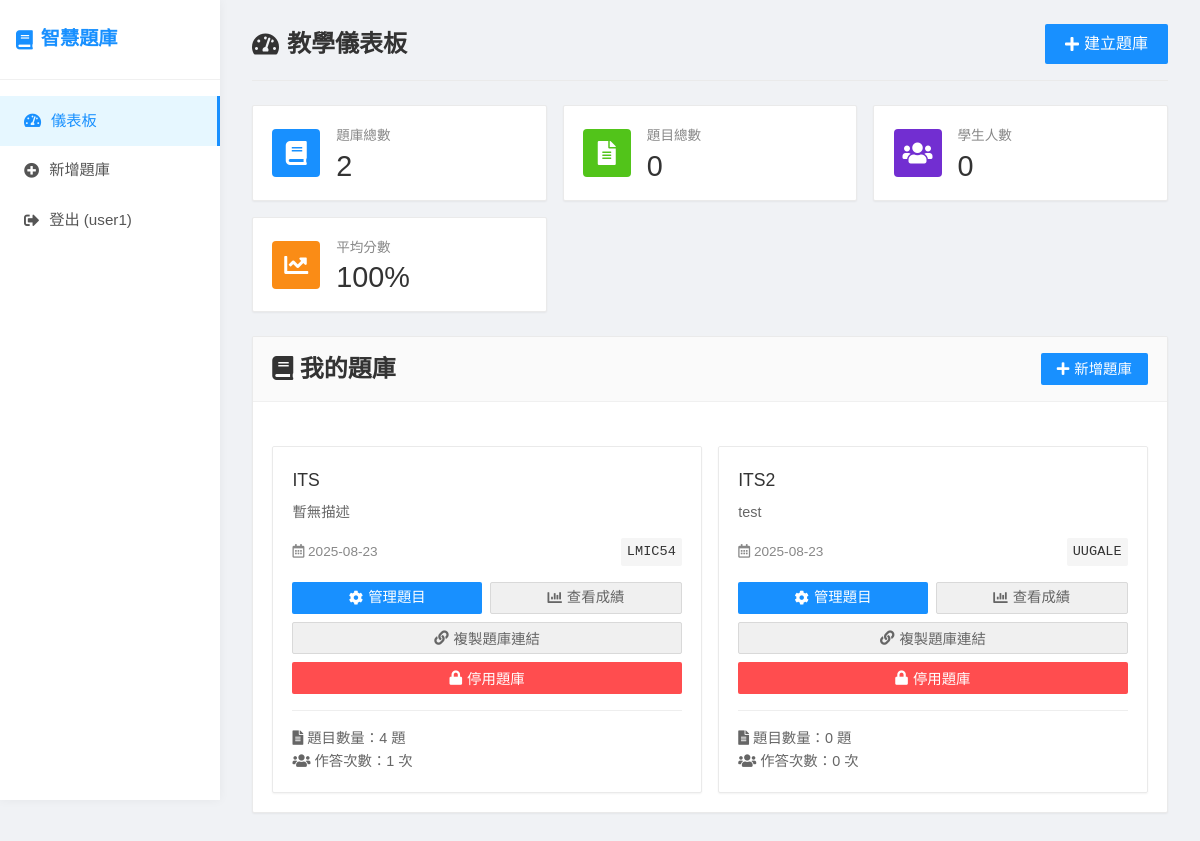
/teacher-dashboard (signed in), run on the app's committed database.
### app.py (models this page shows)
class User(UserMixin, db.Model):
    id = db.Column(db.Integer, primary_key=True)
    username = db.Column(db.String(80), unique=True, nullable=False)
    email = db.Column(db.String(120), unique=True, nullable=False)
    password_hash = db.Column(db.String(120), nullable=False)
    is_teacher = db.Column(db.Boolean, default=True)
    created_at = db.Column(db.DateTime, default=datetime.utcnow)
    quiz_banks = db.relationship('QuizBank', backref='owner', lazy=True)

class QuizBank(db.Model):
    id = db.Column(db.Integer, primary_key=True)
    title = db.Column(db.String(200), nullable=False)
    description = db.Column(db.Text)
    access_code = db.Column(db.String(10), unique=True, nullable=False)
    is_active = db.Column(db.Boolean, default=True)
    created_at = db.Column(db.DateTime, default=datetime.utcnow)
    teacher_id = db.Column(db.Integer, db.ForeignKey('user.id'), nullable=False)
    questions = db.relationship('Question', backref='quiz_bank', lazy=True, cascade='all, delete-orphan')
    submissions = db.relationship('Submission', backref='quiz_bank', lazy=True)

### app.py (the view)
@app.route('/teacher-dashboard')
@login_required
def teacher_dashboard():
    quiz_banks = QuizBank.query.filter_by(teacher_id=current_user.id).all()
    return render_template('teacher_dashboard.html', quiz_banks=quiz_banks)

### app.py (called while the page is built)
@login_manager.user_loader
def load_user(user_id):
    return User.query.get(int(user_id))

### templates/teacher_dashboard.html (shortened to what this page needs)
{% extends "base.html" %}
{% block content %}
<div class="page-header">
    <h1><i class="fas fa-tachometer-alt"></i> 教學儀表板</h1>
    <a href="{{ url_for('create_quiz_bank') }}" class="btn btn-lg">
        <i class="fas fa-plus"></i> 建立題庫
    </a>
</div>
<div class="stats-cards">
    <div class="stat-card">
        <div class="stat-icon blue">
            <i class="fas fa-book"></i>
        </div>
        <div class="stat-content">
            <div class="stat-title">題庫總數</div>
            <div class="stat-value">{{ quiz_banks|length }}</div>
        </div>
    </div>
    <div class="stat-card">
        <div class="stat-icon green">
            <i class="fas fa-file-alt"></i>
        </div>
        <div class="stat-content">
            <div class="stat-title">題目總數</div>
            <div class="stat-value">{% set total_questions = 0 %}{% for bank in quiz_banks %}{% set total_questions = total_questions + bank.questions|length %}{% endfor %}{{ total_questions }}</div>
        </div>
    </div>
    <div class="stat-card">
        <div class="stat-icon purple">
            <i class="fas fa-users"></i>
        </div>
        <div class="stat-content">
            <div class="stat-title">學生人數</div>
            <div class="stat-value">{% set total_submissions = 0 %}{% for bank in quiz_banks %}{% set total_submissions = total_submissions + bank.submissions|length %}{% endfor %}{{ total_submissions }}</div>
        </div>
    </div>
    <div class="stat-card">
        <div class="stat-icon orange">
            <i class="fas fa-chart-line"></i>
        </div>
        <div class="stat-content">
            <div class="stat-title">平均分數</div>
            <div class="stat-value">100%</div>
        </div>
    </div>
</div>
<div class="card">
    <div class="card-header">
        <h2><i class="fas fa-book"></i> 我的題庫</h2>
        <a href="{{ url_for('create_quiz_bank') }}" class="btn">
            <i class="fas fa-plus"></i> 新增題庫
        </a>
    </div>
    <div class="card-body">
        {% if quiz_banks %}
            <div class="quiz-banks-grid">
                {% for quiz_bank in quiz_banks %}
                <div class="quiz-bank-card">
                    <div class="quiz-bank-title">{{ quiz_bank.title }}</div>
                    <div class="quiz-bank-description">
                        {{ quiz_bank.description if quiz_bank.description else '暫無描述' }}
                    </div>
                    <div class="quiz-bank-info">
                        <span><i class="far fa-calendar-alt"></i> {{ quiz_bank.created_at.strftime('%Y-%m-%d') }}</span>
                        <span class="access-code">{{ quiz_bank.access_code }}</span>
                    </div>
                    <div style="display: flex; gap: 0.5rem; margin-top: 1rem;">
                        <a href="{{ url_for('manage_quiz_bank', quiz_bank_id=quiz_bank.id) }}" class="btn" style="flex: 1; text-align: center;">
                            <i class="fas fa-cog"></i> 管理題目
                        </a>
                        <a href="{{ url_for('view_submissions_page', quiz_bank_id=quiz_bank.id) }}" class="btn btn-secondary" style="flex: 1; text-align: center;">
                            <i class="fas fa-chart-bar"></i> 查看成績
                        </a>
                    </div>
                    <div style="margin-top: 0.5rem;">
                        <button onclick="copyQuizLink('{{ quiz_bank.access_code }}')" class="btn btn-secondary" style="width: 100%;">
                            <i class="fas fa-link"></i> 複製題庫連結
                        </button>
                    </div>
                    <div style="margin-top: 0.5rem;">
                        <button onclick="toggleQuizBank({{ quiz_bank.id }}, {{ quiz_bank.is_active|lower }})"
                                class="btn {{ 'btn-danger' if quiz_bank.is_active else 'btn-success' }}"
                                style="width: 100%;">
                            <i class="fas fa-{{ 'lock' if quiz_bank.is_active else 'lock-open' }}"></i>
                            {{ '停用題庫' if quiz_bank.is_active else '啟用題庫' }}
                        </button>
                    </div>
                    <div style="margin-top: 1rem; padding-top: 1rem; border-top: 1px solid #eee; font-size: 0.9rem; color: #666;">
                        <div><i class="fas fa-file-alt"></i> 題目數量：{{ quiz_bank.questions|length }} 題</div>
                        <div><i class="fas fa-users"></i> 作答次數：{{ quiz_bank.submissions|length }} 次</div>
                    </div>
                </div>
                {% endfor %}
            </div>
        {% endif %}
    </div>
</div>
{% endblock %}

### templates/base.html (shortened to what this page needs)
<!DOCTYPE html>
<html lang="zh-TW">
<head>
    <link rel="stylesheet" href="{{ url_for('static', filename='css/style.css') }}">
    <link rel="stylesheet" href="https://cdnjs.cloudflare.com/ajax/libs/font-awesome/5.15.4/css/all.min.css">
</head>
<body>
    <div class="container">
        <nav class="navbar">
            <h1><i class="fas fa-book"></i> 智慧題庫</h1>
            <div class="nav-links">
                {% if current_user.is_authenticated %}
                    <a href="{{ url_for('teacher_dashboard') }}" class="{{ 'active' if request.endpoint == 'teacher_dashboard' else '' }}">
                        <i class="fas fa-tachometer-alt"></i> 儀表板
                    </a>
                    <a href="{{ url_for('create_quiz_bank') }}" class="{{ 'active' if request.endpoint == 'create_quiz_bank' else '' }}">
                        <i class="fas fa-plus-circle"></i> 新增題庫
                    </a>
                    <a href="{{ url_for('logout') }}">
                        <i class="fas fa-sign-out-alt"></i> 登出 ({{ current_user.username }})
                    </a>
                {% endif %}
            </div>
        </nav>
        <div class="content">
            {% block content %}{% endblock %}
        </div>
    </div>
</body>
</html>

### static/css/style.css (style rules this page uses)
* { margin: 0; padding: 0; box-sizing: border-box; }
body { font-family: 'Microsoft JhengHei', Arial, sans-serif; line-height: 1.6; background: #f0f2f5; min-height: 100vh; }
.container { display: flex; min-height: 100vh; }
.navbar { width: 220px; background: #fff; color: #333; box-shadow: 0 0 10px rgba(0,0,0,0.05); display: flex; flex-direction: column; padding: 0; position: fixed; height: 100vh; z-index: 100; }
.navbar h1 { font-size: 1.2rem; font-weight: bold; padding: 1.5rem 1rem; color: #1890ff; border-bottom: 1px solid #f0f0f0; margin: 0; display: flex; align-items: center; gap: 8px; }
.navbar .nav-links { display: flex; flex-direction: column; padding: 1rem 0; }
.navbar a { color: #555; text-decoration: none; padding: 0.8rem 1.5rem; transition: all 0.3s; display: flex; align-items: center; gap: 10px; font-size: 0.95rem; }
.navbar a.active { background-color: #e6f7ff; color: #1890ff; border-right: 3px solid #1890ff; }
.content { flex: 1; padding: 1.5rem 2rem; margin-left: 220px; background: #f0f2f5; }
.page-header { display: flex; justify-content: space-between; align-items: center; margin-bottom: 1.5rem; padding-bottom: 1rem; border-bottom: 1px solid #eaeaea; }
.page-header h1 { font-size: 1.5rem; color: #333; margin: 0; display: flex; align-items: center; gap: 8px; }
.btn { display: inline-flex; align-items: center; justify-content: center; padding: 0.5rem 1rem; background: #1890ff; color: white; text-decoration: none; border: none; border-radius: 2px; cursor: pointer; font-size: 0.9rem; font-weight: 500; transition: all 0.2s; height: 32px; gap: 5px; }
.btn-secondary { background: #f0f0f0; color: #666; border: 1px solid #d9d9d9; }
.btn-danger { background: #ff4d4f; }
.btn-lg { height: 40px; padding: 0.5rem 1.25rem; font-size: 1rem; }
.card { background: white; border-radius: 2px; box-shadow: 0 1px 2px rgba(0,0,0,0.05); margin-bottom: 1rem; overflow: hidden; transition: all 0.3s; border: 1px solid #eaeaea; }
.card-header { background: #fafafa; color: #333; padding: 0.8rem 1.2rem; font-weight: 500; border-bottom: 1px solid #f0f0f0; display: flex; justify-content: space-between; align-items: center; }
.card-body { padding: 1.2rem; }
.stats-cards { display: grid; grid-template-columns: repeat(auto-fit, minmax(220px, 1fr)); gap: 1rem; margin-bottom: 1.5rem; }
.stat-card { background: white; border-radius: 2px; padding: 1.2rem; display: flex; align-items: center; box-shadow: 0 1px 2px rgba(0,0,0,0.05); border: 1px solid #eaeaea; }
.stat-icon { width: 48px; height: 48px; border-radius: 4px; display: flex; align-items: center; justify-content: center; margin-right: 1rem; font-size: 1.5rem; color: white; }
.stat-icon.blue { background: #1890ff; }
.stat-icon.green { background: #52c41a; }
.stat-icon.purple { background: #722ed1; }
.stat-icon.orange { background: #fa8c16; }
.stat-content { flex: 1; }
.stat-title { font-size: 0.85rem; color: #888; margin-bottom: 0.3rem; }
.stat-value { font-size: 1.8rem; font-weight: 500; color: #333; line-height: 1; }
.quiz-banks-grid { display: grid; grid-template-columns: repeat(auto-fill, minmax(300px, 1fr)); gap: 1rem; margin-top: 1.5rem; }
.quiz-bank-card { background: white; border-radius: 2px; box-shadow: 0 1px 2px rgba(0,0,0,0.05); border: 1px solid #eaeaea; padding: 1.2rem; transition: all 0.3s; }
.quiz-bank-title { font-size: 1.1rem; font-weight: 500; color: #333; margin-bottom: 0.5rem; }
.quiz-bank-description { color: #666; margin-bottom: 1rem; line-height: 1.4; font-size: 0.9rem; }
.quiz-bank-info { display: flex; justify-content: space-between; align-items: center; margin-bottom: 1rem; font-size: 0.85rem; color: #888; }
.access-code { background: #f5f5f5; padding: 3px 6px; border-radius: 2px; font-family: 'Courier New', monospace; font-weight: 500; color: #333; font-size: 0.85rem; }

### data on the page
User: username "user1"
QuizBank: title "ITS", description "暫無描述", created_at "2025-08-23", access_code "LMIC54", is_active "停用題庫", questions|length "4", submissions|length "1"
QuizBank: title "ITS2", description "test", created_at "2025-08-23", access_code "UUGALE", is_active "停用題庫", questions|length "0", submissions|length "0"

### other printed values
{{ quiz_banks|length }} "2"
{{ total_questions }} "0"
{{ total_submissions }} "0"
